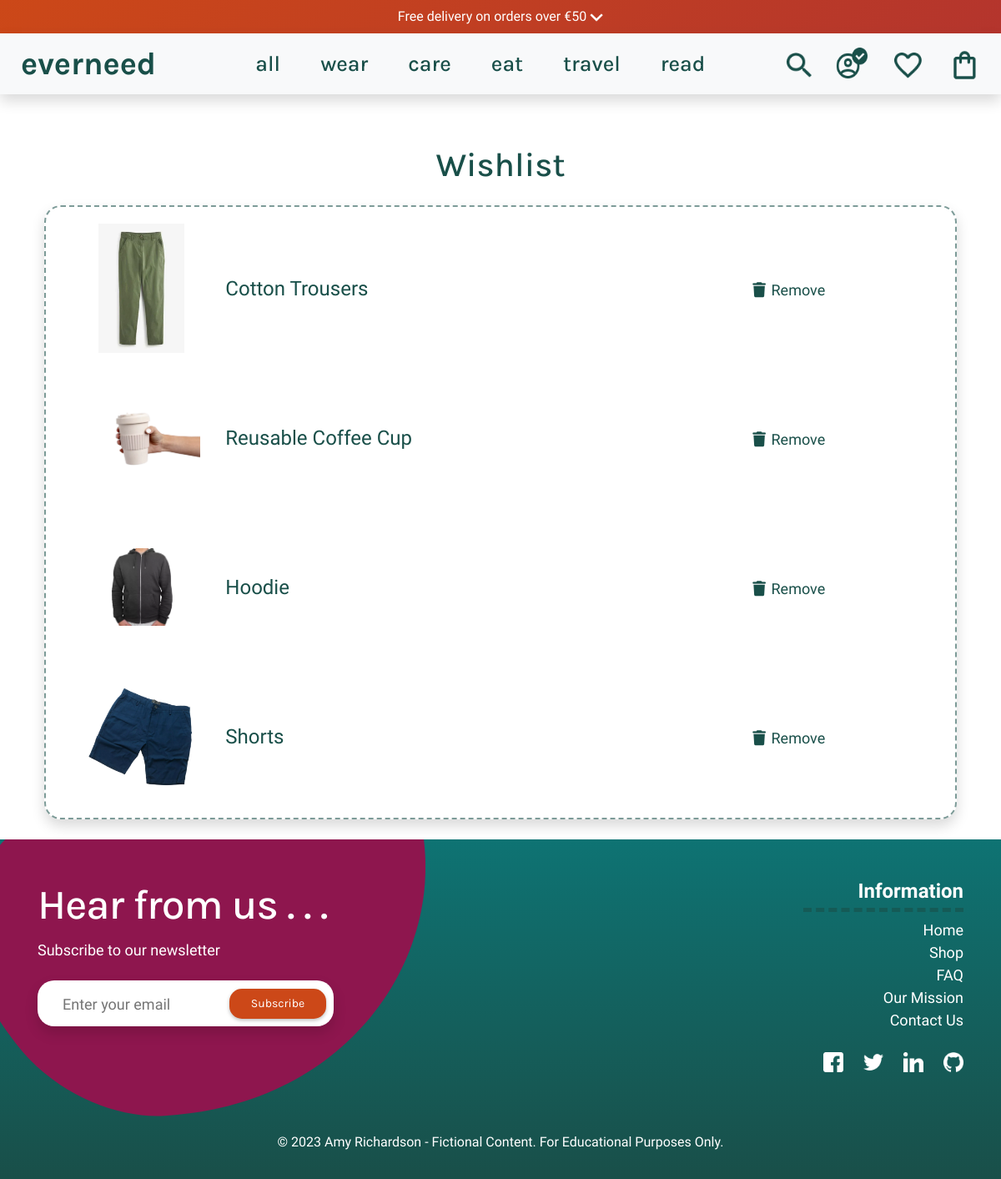
Screenshot of /wishlist/ (signed in) with the database file from the repository.
### wishlist/models.py (models this page shows, shortened)
class Wishlist(models.Model):
    user_profile = models.ForeignKey(UserProfile, on_delete=models.CASCADE,
                                     null=False, blank=False,
                                     related_name='user_wishlist',
                                     default=None)
    product = models.ForeignKey(Product, null=False, blank=False,
                                on_delete=models.CASCADE, default=None)

### products/models.py (models this page shows, shortened)
class Product(models.Model):
    category = models.ForeignKey(
        'Category', null=True, blank=True, on_delete=models.SET_NULL)
    sku = models.CharField(
        max_length=254, null=True, blank=True)
    name = models.CharField(max_length=254)
    description = models.TextField(max_length=1024, default='')
    price = models.DecimalField(max_digits=6, decimal_places=2)
    sale_price = models.DecimalField(
        max_digits=6, decimal_places=2, null=True, blank=True)
    discount = models.DecimalField(
        max_digits=6, decimal_places=2, null=True, blank=True)
    has_sizes = models.BooleanField(default=False, null=True, blank=True)
    ml_sizes = models.BooleanField(default=False, null=True, blank=True)
    is_shoe = models.BooleanField(default=False, null=True, blank=True)
    carbon_fp = models.DecimalField(
        max_digits=6, decimal_places=2, blank=True, null=True)
    carbon_saved = models.DecimalField(
        max_digits=6, decimal_places=2, blank=True, null=True)
    rating = models.DecimalField(max_digits=6, decimal_places=2, null=True,
                                 blank=True)
    image_url = models.URLField(
        max_length=1024, null=True, blank=True)
    image = models.ImageField(null=True, blank=True)
    feature_product = models.BooleanField(default=False, blank=True)
    is_sale = models.BooleanField(default=False)

### wishlist/views.py (the view)
# urls.py: path('wishlist/', include('wishlist.urls')),
@login_required
def wishlist(request):
    user_profile = UserProfile.objects.get(user=request.user)
    user_wishlist = Wishlist.objects.filter(user_profile=user_profile)
    return render(request, 'wishlist/wishlist.html', {'user_wishlist': user_wishlist})

### wishlist/contexts.py (called while the page is built)
def wishlist_items(request):
    wishlist_items = []
    if request.user.is_authenticated:
        user_profile = UserProfile.objects.get(user=request.user)
        wishlist_items = Wishlist.objects.filter(user_profile=user_profile)
    return {
        'user_wishlist': wishlist_items,
    }

### wishlist/templates/wishlist/wishlist.html (shortened to what this page needs)
{% extends 'base.html' %}
{% load static %}
{% block content %}
<div class="container mt-5 text-center">
    <div class="row">
        <h1 class="col section-title my-3">Wishlist</h1>
    </div>
    <div class="row wishlist-border p-2 mb-4 m-2 shadow">
        <div class="col-12">
            {% if user_wishlist %}
            <ul class="list-group">
                {% for item in user_wishlist %}
                <li class="list-group-item">
                    <div class="row align-items-center">
                        <div class="col-2">
                            <a href="{% url 'product_detail' item.product.id %}">
                                {% if item.product.image %}
                                <img class="w-100 wishlist-prod" src="{{ item.product.image.url }}" alt="{{ item.product.name }}">
                                {% else %}
                                <img class="w-100 wishlist-prod" src="{{ MEDIA_URL }}product_placeholder.png"
                                    alt="{{ item.product.name }}">
                                {% endif %}
                            </a>
                        </div>
                        <div class="col-6 text-left">
                            <p class="my-0">{{ item.product.name }}</p>
                        </div>
                        <div class="col-4">
                            <a href="{% url 'remove_from_wishlist' item.product.id %}" class="wishlist-delete">
                                <i class="fas fa-trash wishlist-icon"></i> Remove
                            </a>
                        </div>
                    </div>
                </li>
                {% endfor %}
            </ul>
            {% else %}
            <div class="col-12 text-center my-5">
                <p class="p-txt">Your wishlist is empty.</p>
            </div>
            {% endif %}
        </div>
    </div>
</div>
{% endblock %}

### static/css/base.css (style rules this page uses)
:root { --title: 'Karla', sans-serif; --main-font: 'Inconsolata', monospace; --forest: #194f49; --yellow: #ffc824; --bluegreen: #0e7373; --purple: #8E164E; --gold: #CC4818; --white: #fff; --black: #0d0d0d; }
html { scroll-behavior: smooth; }
body { display: flex; flex-direction: column; overflow: auto; font-family: var(--title); }
h1, h2, h3, h4, h5, h6, header { font-family: var(--title); }
a, a span { color: var(--forest); text-decoration: none !important; }
strong, p, .icon-green { color: var(--forest); }
ul li { list-style-type: none; }
.section-title { color: var(--forest); }
.list-group, .list-group-item { border : none; }
.list-group-item { color: var(--forest); font-size: 24px; font-family: var(--main-font); }
.wishlist-prod { height: 155px; width: 155px; object-fit: contain; }
.wishlist-icon { height: 20px; width: 20px; }
.wishlist-delete { font-size: 18px; ; }
.wishlist-border { border: 2px dashed #194f4990; border-radius: 20px; }

### rows the page displays
Wishlist: product.image (picture), product.name "Cotton Trousers"
Wishlist: product.image (picture), product.name "Reusable Coffee Cup"
Wishlist: product.image (picture), product.name "Hoodie"
Wishlist: product.image (picture), product.name "Shorts"

### other values shown
{{ free_delivery_threshold }} "50"
